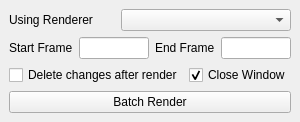
<?xml version="1.0" encoding="UTF-8"?>
<ui version="4.0">
 <class>MainWindow</class>
 <widget class="QMainWindow" name="MainWindow">
  <property name="geometry">
   <rect>
    <x>0</x>
    <y>0</y>
    <width>276</width>
    <height>122</height>
   </rect>
  </property>
  <property name="windowTitle">
   <string>MainWindow</string>
  </property>
  <widget class="QWidget" name="centralwidget">
   <layout class="QVBoxLayout" name="verticalLayout">
    <item>
     <layout class="QHBoxLayout" name="horizontalLayout">
      <item>
       <widget class="QLabel" name="label">
        <property name="text">
         <string>Using Renderer</string>
        </property>
       </widget>
      </item>
      <item>
       <widget class="QComboBox" name="rendererList">
        <property name="minimumSize">
         <size>
          <width>170</width>
          <height>0</height>
         </size>
        </property>
       </widget>
      </item>
     </layout>
    </item>
    <item>
     <layout class="QHBoxLayout" name="horizontalLayout_2">
      <item>
       <widget class="QLabel" name="label_2">
        <property name="text">
         <string>Start Frame</string>
        </property>
       </widget>
      </item>
      <item>
       <widget class="QLineEdit" name="startFrameEdit">
        <property name="minimumSize">
         <size>
          <width>0</width>
          <height>0</height>
         </size>
        </property>
       </widget>
      </item>
      <item>
       <widget class="QLabel" name="label_3">
        <property name="text">
         <string>End Frame</string>
        </property>
       </widget>
      </item>
      <item>
       <widget class="QLineEdit" name="endFrameEdit"/>
      </item>
     </layout>
    </item>
    <item>
     <layout class="QHBoxLayout" name="horizontalLayout_3">
      <item>
       <widget class="QCheckBox" name="UndoCheckBox">
        <property name="text">
         <string>Delete changes after render</string>
        </property>
       </widget>
      </item>
      <item>
       <widget class="QCheckBox" name="closeCheckBox">
        <property name="text">
         <string>Close Window</string>
        </property>
        <property name="checked">
         <bool>true</bool>
        </property>
       </widget>
      </item>
     </layout>
    </item>
    <item>
     <widget class="QPushButton" name="BRButton">
      <property name="text">
       <string>Batch Render</string>
      </property>
     </widget>
    </item>
   </layout>
  </widget>
 </widget>
 <resources/>
 <connections/>
</ui>
